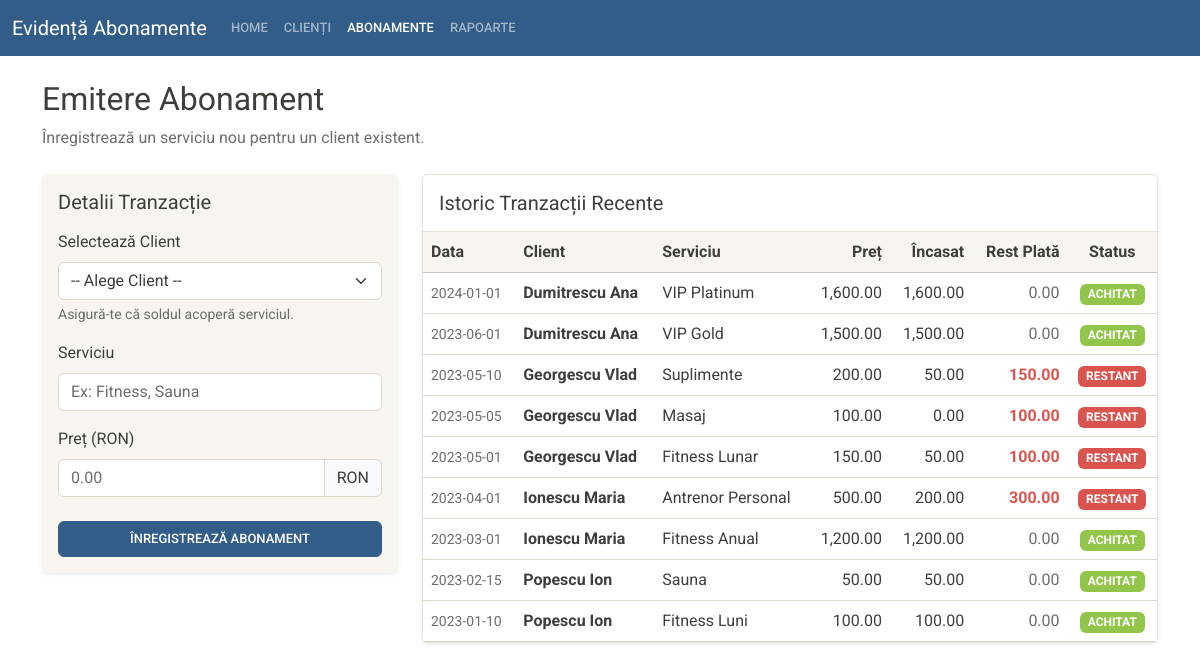
The page /html-php/abonamente.php on the database its author committed.
### tables this page shows
CREATE TABLE IF NOT EXISTS abonamente (
    id INT AUTO_INCREMENT PRIMARY KEY,
    CNP CHAR(13) NOT NULL,
    serviciu VARCHAR(20) NOT NULL,
    data_achizitie DATE NOT NULL,
    pret DECIMAL(10, 2) NOT NULL,
    suma_incasata DECIMAL(10, 2) DEFAULT 0,
    CONSTRAINT fk_client_cnp FOREIGN KEY (CNP) 
        REFERENCES clienti(CNP) 
        ON DELETE CASCADE 
        ON UPDATE CASCADE
);

CREATE TABLE IF NOT EXISTS clienti (
    CNP CHAR(13) NOT NULL,
    nume VARCHAR(15) NOT NULL,
    prenume VARCHAR(20) NOT NULL,
    adresa VARCHAR(50),
    telefon VARCHAR(15),
    disponibil DECIMAL(10, 2) DEFAULT 0,
    PRIMARY KEY (CNP),
    CONSTRAINT chk_disponibil_pozitiv CHECK (disponibil >= 0)
);

### html-php/abonamente.php (the view, shortened to what this page needs)
<?php
require 'db.php';
$sql_istoric = "SELECT a.*, c.nume, c.prenume
                FROM abonamente a
                JOIN clienti c ON a.CNP = c.CNP
                ORDER BY a.data_achizitie DESC, a.id DESC";
$istoric = $pdo->query($sql_istoric)->fetchAll();
?>
<!DOCTYPE html>
<html lang="ro">
<head>
    <link rel="stylesheet" href="style.css">
</head>
<body>
    <nav class="navbar navbar-expand-lg bg-primary" data-bs-theme="dark">
    <div class="container-fluid">
        <a class="navbar-brand" href="#">Evidență Abonamente</a>
        <div class="collapse navbar-collapse" id="navbarColor01">
        <ul class="navbar-nav me-auto">
            <li class="nav-item">
            <a class="nav-link" href="index.php">Home
            </a>
            </li>
            <li class="nav-item">
            <a class="nav-link" href="clienti.php">Clienți</a>
            </li>
            <li class="nav-item">
            <a class="nav-link active" href="abonamente.php">Abonamente</a>
            </li>
            <li class="nav-item">
            <a class="nav-link" href="rapoarte.php">Rapoarte</a>
            </li>
        </ul>
        </div>
    </div>
    </nav>
<div class="container py-4">
    <div class="d-flex align-items-center mb-4">
        <div class="me-auto">
            <h1 class="h2"><i class="bi bi-receipt-cutoff"></i> Emitere Abonament</h1>
            <p class="text-muted mb-0">Înregistrează un serviciu nou pentru un client existent.</p>
        </div>
    </div>
    <div class="row g-4">
        <div class="col-lg-4">
            <div class="card shadow-sm border-0 bg-light">
                <div class="card-body">
                    <h5 class="card-title mb-3">Detalii Tranzacție</h5>
                    <form method="POST">
                        <div class="mb-3">
                            <label class="form-label">Selectează Client</label>
                            <select name="cnp_client" class="form-select" required>
                                <option value="">-- Alege Client --</option>
                            </select>
                            <div class="form-text">Asigură-te că soldul acoperă serviciul.</div>
                        </div>
                        <div class="mb-3">
                            <label class="form-label">Serviciu</label>
                            <input type="text" name="serviciu" class="form-control" placeholder="Ex: Fitness, Sauna" required>
                        </div>
                        <div class="mb-3">
                            <label class="form-label">Preț (RON)</label>
                            <div class="input-group">
                                <input type="number" step="0.01" name="pret" class="form-control" placeholder="0.00" required>
                                <span class="input-group-text">RON</span>
                            </div>
                        </div>
                        <div class="d-grid mt-4">
                            <button type="submit" name="adauga_abonament" class="btn btn-primary">
                                <i class="bi bi-check-circle"></i> Înregistrează Abonament
                            </button>
                        </div>
                    </form>
                </div>
            </div>
        </div>
        <div class="col-lg-8">
            <div class="card shadow-sm">
                <div class="card-header bg-white py-3">
                    <h5 class="mb-0">Istoric Tranzacții Recente</h5>
                </div>
                <div class="table-responsive">
                    <table class="table table-hover align-middle mb-0">
                        <thead class="table-light">
                            <tr>
                                <th>Data</th>
                                <th>Client</th>
                                <th>Serviciu</th>
                                <th class="text-end">Preț</th>
                                <th class="text-end">Încasat</th>
                                <th class="text-end">Rest Plată</th>
                                <th class="text-center">Status</th>
                            </tr>
                        </thead>
                        <tbody>
                            <?php foreach ($istoric as $row):
                                $rest = $row['pret'] - $row['suma_incasata'];
                                $isPaid = ($rest <= 0);
                                $badgeClass = $isPaid ? 'bg-success' : 'bg-danger';
                                $textClass = $isPaid ? 'text-muted' : 'text-danger fw-bold';
                                $statusIcon = $isPaid ? '<i class="bi bi-check-lg"></i>' : '<i class="bi bi-exclamation-circle"></i>';
                            ?>
                            <tr>
                                <td class="small text-muted"><?= $row['data_achizitie'] ?></td>
                                <td class="fw-bold"><?= htmlspecialchars($row['nume'] . " " . $row['prenume']) ?></td>
                                <td><?= htmlspecialchars($row['serviciu']) ?></td>
                                <td class="text-end"><?= number_format($row['pret'], 2) ?></td>
                                <td class="text-end"><?= number_format($row['suma_incasata'], 2) ?></td>
                                <td class="text-end <?= $textClass ?>">
                                    <?= number_format($rest, 2) ?>
                                </td>
                                <td class="text-center">
                                    <span class="badge <?= $badgeClass ?>">
                                        <?= $statusIcon ?> <?= $isPaid ? 'ACHITAT' : 'RESTANT' ?>
                                    </span>
                                </td>
                            </tr>
                            <?php endforeach; ?>
                        </tbody>
                    </table>
                </div>
            </div>
        </div>
    </div>
</div>
</body>
</html>

### rows shown on the page
abonamente: data_achizitie "2024-01-01", CNP.prenume "Dumitrescu Ana", serviciu "VIP Platinum", pret "1,600.00", suma_incasata "1,600.00", rest "0.00", shows "ACHITAT"
abonamente: data_achizitie "2023-06-01", CNP.prenume "Dumitrescu Ana", serviciu "VIP Gold", pret "1,500.00", suma_incasata "1,500.00", rest "0.00", shows "ACHITAT"
abonamente: data_achizitie "2023-05-10", CNP.prenume "Georgescu Vlad", serviciu "Suplimente", pret "200.00", suma_incasata "50.00", rest "150.00", shows "RESTANT"
abonamente: data_achizitie "2023-05-05", CNP.prenume "Georgescu Vlad", serviciu "Masaj", pret "100.00", suma_incasata "0.00", shows "RESTANT"
abonamente: data_achizitie "2023-05-01", CNP.prenume "Georgescu Vlad", serviciu "Fitness Lunar", pret "150.00", suma_incasata "50.00", rest "100.00", shows "RESTANT"
abonamente: data_achizitie "2023-04-01", CNP.prenume "Ionescu Maria", serviciu "Antrenor Personal", pret "500.00", suma_incasata "200.00", rest "300.00", shows "RESTANT"
abonamente: data_achizitie "2023-03-01", CNP.prenume "Ionescu Maria", serviciu "Fitness Anual", pret "1,200.00", suma_incasata "1,200.00", rest "0.00", shows "ACHITAT"
abonamente: data_achizitie "2023-02-15", CNP.prenume "Popescu Ion", serviciu "Sauna", pret "50.00", suma_incasata "50.00", rest "0.00", shows "ACHITAT"
abonamente: data_achizitie "2023-01-10", CNP.prenume "Popescu Ion", serviciu "Fitness Luni", pret "100.00", suma_incasata "100.00", rest "0.00", shows "ACHITAT"
